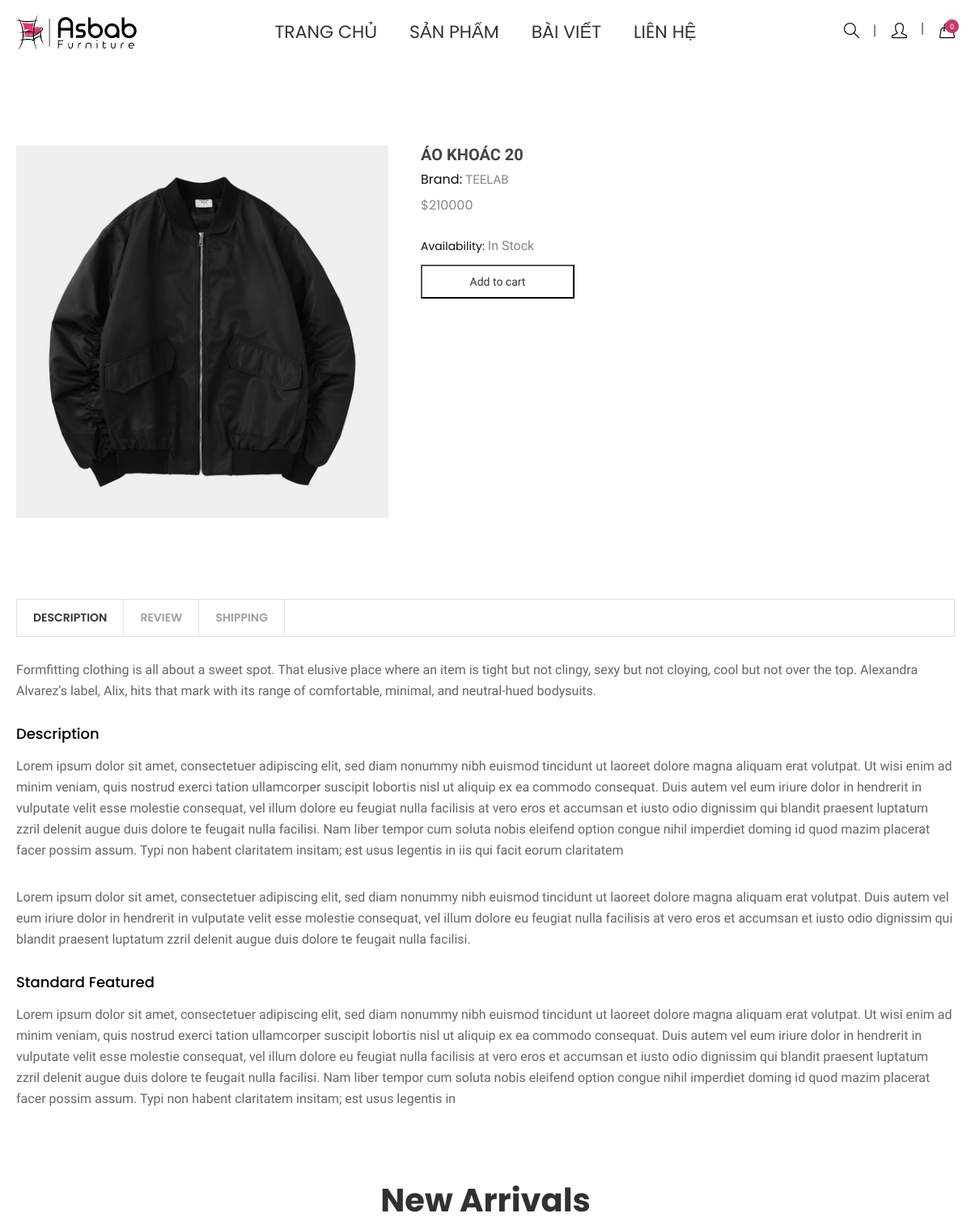
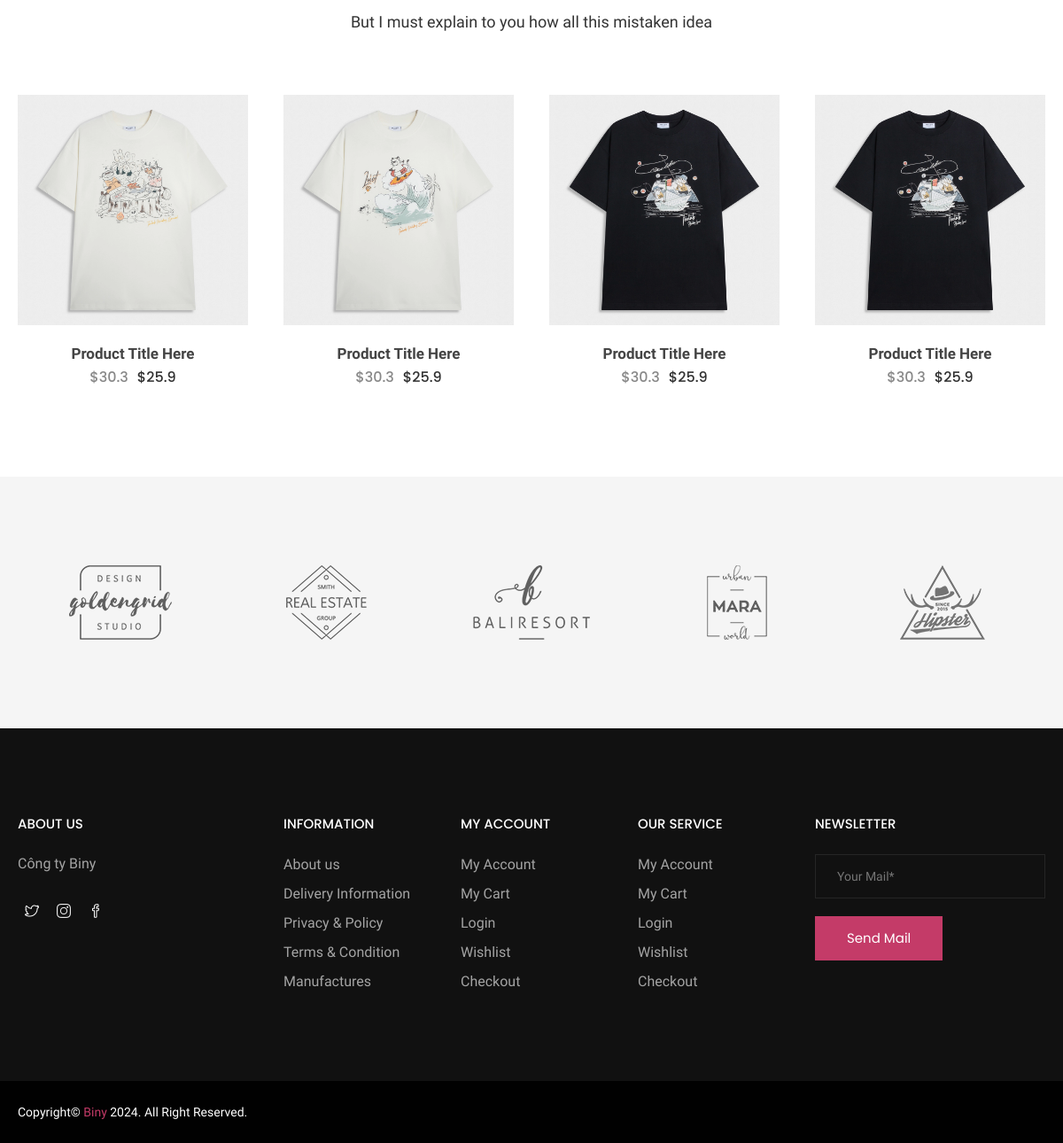
The page /index.php?pg=productdetails&id=22 on the database its author committed (2 pictures, top to bottom).
### tables this page shows
CREATE TABLE `product` (
  `productID` int(9) NOT NULL,
  `name` varchar(255) NOT NULL,
  `price` decimal(10,0) NOT NULL,
  `stock` int(9) NOT NULL,
  `img` varchar(255) NOT NULL,
  `dateAdd` datetime NOT NULL,
  `dateUpdate` datetime NOT NULL,
  `description` text NOT NULL,
  `categoryID` int(5) NOT NULL,
  `brandID` int(5) NOT NULL,
  `noibat` int(1) NOT NULL DEFAULT 0
);

### model/pdo.php (called while the page is built, shortened)
<?php
function connect(){
   try {
      $conn = new PDO("mysql:host=".DB_HOST.";dbname=".DB_NAME, DB_USER, DB_PASS);
      $conn->setAttribute(PDO::ATTR_ERRMODE, PDO::ERRMODE_EXCEPTION);
    } catch(PDOException $e) {
    }
    return $conn;
}
function get_one($sql){
   $conn=connect();
   $stmt = $conn->prepare($sql);
   $stmt->execute();
   $stmt->setFetchMode(PDO::FETCH_ASSOC);
   $kq=$stmt->fetch();
   return $kq;
}

### model/detail.php (called while the page is built)
<?php
function productdeltail($productID){
    $sql ="select * from product where productID = $productID";
    return get_one($sql);
}
?>

### view/productdetails.php (the view, shortened to what this page needs)
<?php
$html_product_detail_left = '';
   extract($productdetail);
   $html_product_detail_left.='
   <div class="product__big__images">
       <div class="portfolio-full-image tab-content">
           <div role="tabpanel" class="tab-pane fade in active" id="img-tab-1">
               <img src="view/assets/images/trueimg/'.$img.'" alt="full-image">
           </div>
       </div>
   </div>';
   $html_product_detail_right='';
    extract($productdetail);
   $html_product_detail_right.='
   <div class="ht__product__dtl">
   <h2>'.$name.'</h2>
   <h6>Brand: <span>Teelab</span></h6>
   <ul  class="pro__prize">
       <li class="old__prize">$'.$price.'</li>
   </ul>
   <p class="pro__info">'.$description.'</p>
   <div class="ht__pro__desc">
       <div class="sin__desc">
           <p><span>Availability:</span> In Stock</p>
       </div>
       <form action="index.php?pg=addcart" method="post">
        <button type="submit" name="addcart" class="addToCart" >Add to cart</button>
       <input type="hidden" name="id" value="'.$id.'">
       <input type="hidden" name="name" value="'.$name.'">
       <input type="hidden" name="price" value="'.$price.'">
       <input type="hidden" name="img" value="'.$img.'">
       <input type="hidden" name="soluong" value="1">
       </form>
   </div>
</div>';
?>
<?php include_once"header.php"; ?>
<body>
    <div class="wrapper">
        <section class="htc__product__details bg__white ptb--100">
            <div class="htc__product__details__top">
                <div class="container">
                    <div class="row">
                        <div class="col-md-5 col-lg-5 col-sm-12 col-xs-12">
                            <div class="htc__product__details__tab__content">
                                <?=$html_product_detail_left;?>
                            </div>
                        </div>
                        <div class="col-md-7 col-lg-7 col-sm-12 col-xs-12 smt-40 xmt-40">
                        <?=$html_product_detail_right;?>
                        </div>
                    </div>
                </div>
            </div>
        </section>
        <section class="htc__produc__decription bg__white">
            <div class="container">
                <div class="row">
                    <div class="col-xs-12">
                        <ul class="pro__details__tab" role="tablist">
                            <li role="presentation" class="description active"><a href="#description" role="tab" data-toggle="tab">description</a></li>
                            <li role="presentation" class="review"><a href="#review" role="tab" data-toggle="tab">review</a></li>
                            <li role="presentation" class="shipping"><a href="#shipping" role="tab" data-toggle="tab">shipping</a></li>
                        </ul>
                    </div>
                </div>
                <div class="row">
                    <div class="col-xs-12">
                        <div class="ht__pro__details__content">
                            <div role="tabpanel" id="description" class="pro__single__content tab-pane fade in active">
                                <div class="pro__tab__content__inner">
                                    <p>Formfitting clothing is all about a sweet spot. That elusive place where an item is tight but not clingy, sexy but not cloying, cool but not over the top. Alexandra Alvarez’s label, Alix, hits that mark with its range of comfortable, minimal, and neutral-hued bodysuits.</p>
                                    <h4 class="ht__pro__title">Description</h4>
                                    <p>Lorem ipsum dolor sit amet, consectetuer adipiscing elit, sed diam nonummy nibh euismod tincidunt ut laoreet dolore magna aliquam erat volutpat. Ut wisi enim ad minim veniam, quis nostrud exerci tation ullamcorper suscipit lobortis nisl ut aliquip ex ea commodo consequat. Duis autem vel eum iriure dolor in hendrerit in vulputate velit esse molestie consequat, vel illum dolore eu feugiat nulla facilisis at vero eros et accumsan et iusto odio dignissim qui blandit praesent luptatum zzril delenit augue duis dolore te feugait nulla facilisi. Nam liber tempor cum soluta nobis eleifend option congue nihil imperdiet doming id quod mazim placerat facer possim assum. Typi non habent claritatem insitam; est usus legentis in iis qui facit eorum claritatem</p>
                                    <p>Lorem ipsum dolor sit amet, consectetuer adipiscing elit, sed diam nonummy nibh euismod tincidunt ut laoreet dolore magna aliquam erat volutpat. Duis autem vel eum iriure dolor in hendrerit in vulputate velit esse molestie consequat, vel illum dolore eu feugiat nulla facilisis at vero eros et accumsan et iusto odio dignissim qui blandit praesent luptatum zzril delenit augue duis dolore te feugait nulla facilisi.</p>
                                    <h4 class="ht__pro__title">Standard Featured</h4>
                                    <p>Lorem ipsum dolor sit amet, consectetuer adipiscing elit, sed diam nonummy nibh euismod tincidunt ut laoreet dolore magna aliquam erat volutpat. Ut wisi enim ad minim veniam, quis nostrud exerci tation ullamcorper suscipit lobortis nisl ut aliquip ex ea commodo consequat. Duis autem vel eum iriure dolor in hendrerit in vulputate velit esse molestie consequat, vel illum dolore eu feugiat nulla facilisis at vero eros et accumsan et iusto odio dignissim qui blandit praesent luptatum zzril delenit augue duis dolore te feugait nulla facilisi. Nam liber tempor cum soluta nobis eleifend option congue nihil imperdiet doming id quod mazim placerat facer possim assum. Typi non habent claritatem insitam; est usus legentis in</p>
                                </div>
                            </div>
                        </div>
                    </div>
                </div>
            </div>
        </section>
        <section class="htc__product__area--2 pb--100 product-details-res">
            <div class="container">
                <div class="row">
                    <div class="col-xs-12">
                        <div class="section__title--2 text-center">
                            <h2 class="title__line">New Arrivals</h2>
                            <p>But I must explain to you how all this mistaken idea</p>
                        </div>
                    </div>
                </div>
                <div class="row">
                    <div class="product__wrap clearfix">
                        <div class="col-md-3 col-lg-3 col-sm-6 col-xs-12">
                            <div class="category">
                                <div class="ht__cat__thumb">
                                    <a href="product-details.html">
                                        <img src="view/assets/images/trueimg/sp1.webp" alt="product images">
                                    </a>
                                </div>
                                <div class="fr__hover__info">
                                    <ul class="product__action">
                                    </ul>
                                </div>
                                <div class="fr__product__inner">
                                    <h4><a href="product-details.html">Product Title Here </a></h4>
                                    <ul class="fr__pro__prize">
                                        <li class="old__prize">$30.3</li>
                                        <li>$25.9</li>
                                    </ul>
                                </div>
                            </div>
                        </div>
                        <div class="col-md-3 col-lg-3 col-sm-6 col-xs-12">
                            <div class="category">
                                <div class="ht__cat__thumb">
                                    <a href="product-details.html">
                                        <img src="view/assets/images/trueimg/sp2.webp" alt="product images">
                                    </a>
                                </div>
                                <div class="fr__hover__info">
                                    <ul class="product__action">
                                    </ul>
                                </div>
                                <div class="fr__product__inner">
                                    <h4><a href="product-details.html">Product Title Here </a></h4>
                                    <ul class="fr__pro__prize">
                                        <li class="old__prize">$30.3</li>
                                        <li>$25.9</li>
                                    </ul>
                                </div>
                            </div>
                        </div>
                        <div class="col-md-3 col-lg-3 col-sm-6 col-xs-12">
                            <div class="category">
                                <div class="ht__cat__thumb">
                                    <a href="product-details.html">
                                        <img src="view/assets/images/trueimg/sp3.webp" alt="product images">
                                    </a>
                                </div>
                                <div class="fr__hover__info">
                                    <ul class="product__action">
                                    </ul>
                                </div>
                                <div class="fr__product__inner">
                                    <h4><a href="product-details.html">Product Title Here </a></h4>
                                    <ul class="fr__pro__prize">
                                        <li class="old__prize">$30.3</li>
                                        <li>$25.9</li>
                                    </ul>
                                </div>
                            </div>
                        </div>
                        <div class="col-md-3 col-lg-3 col-sm-6 col-xs-12">
                            <div class="category">
                                <div class="ht__cat__thumb">
                                    <a href="product-details.html">
                                        <img src="view/assets/images/trueimg/sp3.webp" alt="product images">
                                    </a>
                                </div>
                                <div class="fr__hover__info">
                                    <ul class="product__action">
                                    </ul>
                                </div>
                                <div class="fr__product__inner">
                                    <h4><a href="product-details.html">Product Title Here </a></h4>
                                    <ul class="fr__pro__prize">
                                        <li class="old__prize">$30.3</li>
                                        <li>$25.9</li>
                                    </ul>
                                </div>
                            </div>
                        </div>
                    </div>
                </div>
            </div>
        </section>
        <div class="htc__brand__area bg__cat--4">
            <div class="container">
                <div class="row">
                    <div class="col-md-12">
                        <div class="ht__brand__inner">
                            <ul class="brand__list owl-carousel clearfix">
                                <li><a href="#"><img src="view/assets/images/brand/1.png" alt="brand images"></a></li>
                                <li><a href="#"><img src="view/assets/images/brand/2.png" alt="brand images"></a></li>
                                <li><a href="#"><img src="view/assets/images/brand/3.png" alt="brand images"></a></li>
                                <li><a href="#"><img src="view/assets/images/brand/4.png" alt="brand images"></a></li>
                                <li><a href="#"><img src="view/assets/images/brand/5.png" alt="brand images"></a></li>
                            </ul>
                        </div>
                    </div>
                </div>
            </div>
        </div>
<?php include_once"footer.php"; ?>

### view/assets/style.css (style rules this page uses)
.section__title--2 h2 { color: #313131; font-family: Poppins; font-size: 40px; font-weight: 700; }
.section__title--2 p { color: #333; font-size: 18px; margin-top: 23px; }
.category { position: relative; margin-top: 40px; }
.fr__hover__info { position: absolute; right: 20px; top: 20px; }
.fr__product__inner { padding-top: 23px; text-align: center; }
.fr__product__inner h4 a { color: #444; font-family: Old Standard TT; font-size: 17px; font-weight: 600; text-transform: capitalize; transition: all 0.3s ease 0s; }
.fr__pro__prize { display: flex; justify-content: center; margin-top: 6px; }
.fr__pro__prize li { color: #313131; font-family: Poppins; font-size: 16px; font-weight: 500; margin: 0 5px; }
.fr__pro__prize li.old__prize { color: #888888; }
.product__wrap { margin-top: 30px; }
.product__action { display: flex; justify-content: center; flex-flow: column; }
.category { overflow: hidden; position: relative; }
.pro__prize { display: flex; justify-content: center; margin-top: 7px; }
.pro__prize li { color: #313131; font-family: 'Poppins', sans-serif; font-size: 16px; font-weight: 600; }
.pro__prize li.old__prize { color: #888888; font-weight: 400; padding-right: 12px; }
.brand__list { display: flex; justify-content: space-between; }
.ht__brand__inner { padding: 100px 0; }
.owl-carousel .owl-item img { width: auto; }
.brand__list li a img { display: block; margin: auto; }
.htc__product__details__tab__content { position: relative; }
.ht__product__dtl h2 { color: #444; font-family: Old Standard TT; font-size: 20px; font-weight: 600; text-transform: uppercase; }
.ht__product__dtl h6 { color: #100d13; font-family: 'Poppins', sans-serif; font-weight: 400; margin-top: 11px; margin-bottom: 11px; }
.ht__product__dtl h6 span { color: #868686; font-family: 'Old Standard TT', serif; font-size: 15px; text-transform: uppercase; }
.ht__product__dtl .pro__prize { justify-content: flex-start; }
.ht__product__dtl p { color: #666666; font-size: 16px; line-height: 26px; margin-top: 12px; }
.sin__desc p { color: #868686; display: inline-block; font-family: 'Old Standard TT', serif; font-size: 16px; font-weight: 400; text-transform: capitalize; margin: 0; }
.sin__desc p span { color: #100d13; font-family: 'Poppins', sans-serif; font-size: 14px; text-transform: capitalize; }
.ht__pro__desc { margin-top: 25px; }
.pro__details__tab { align-items: center; border-color: #e1e1e1; border-style: solid; border-width: 1px; display: flex; margin-bottom: 28px; }
.pro__details__tab li { height: 45px; line-height: 45px; padding: 0 20px; }
.pro__details__tab li a { color: #9f9f9f; font-family: 'Poppins', sans-serif; font-size: 14px; font-weight: 600; text-transform: uppercase; transition: all 0.4s ease 0s; }
.pro__details__tab li + li { border-left: 1px solid #e1e1e1; }
.pro__details__tab li:last-child { border-right: 1px solid #e1e1e1; }
.pro__details__tab li.active a { color: #333333; }
.pro__tab__content__inner p { color: #666666; font-size: 16px; line-height: 26px; }
.pro__tab__content__inner h4.ht__pro__title { color: #000000; font-size: 18px; font-weight: 500; margin-bottom: 17px; margin-top: 30px; text-transform: capitalize; }
.pro__tab__content__inner p + p { margin-top: 32px; }
.ht__pro__details__content { padding-bottom: 90px; }
.ht__cat__thumb a img { width: 100%; }

### view/header.php (style rules this page uses)
.addToCart { width: 190px; height: 42px; margin-top: 10px; background-color: #fff; color: #333; border: 0, 25px; }

### rows shown on the page
product: img (picture), name "ÁO KHOÁC 20", price "210000"

### other values the page prints
$count_giohang "0"
